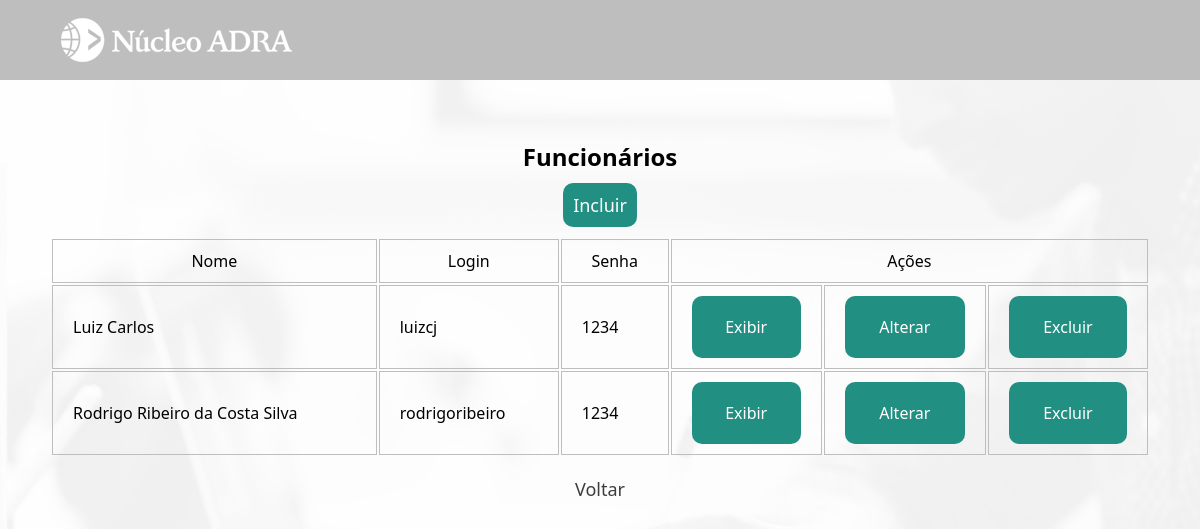
Page /institucional/funcionario/index.php on the committed database.
### tables this page shows
CREATE TABLE IF NOT EXISTS `administracao` (
  `id` smallint UNSIGNED NOT NULL AUTO_INCREMENT,
  `nome` varchar(30) NOT NULL,
  `login` varchar(20) NOT NULL,
  `senha` varchar(255) NOT NULL,
  `imagem` text NOT NULL,
  PRIMARY KEY (`id`)
);

### institucional/funcionario/index.php (the view, shortened to what this page needs)
<?php
    require_once "../../util/config.php";
    $idAluno = $_GET['i'];
    $sql = "SELECT * FROM administracao";
    $result = mysqli_query($link, $sql);
?>
<!DOCTYPE html>
<html lang="pt-br">
<head>
    <link rel="stylesheet" href="../../css/mural.css">
</head>
<body>
<header>
        <main>
            <div class="cabecalho-conteudo">
                <a href="../administrador.php?i=<?php echo $idAluno; ?>">
                <div id="logo" class="opcoes-nav">
                    <img src="../../imagens/nucleo-adra-branco-232x48.png" alt="logo-adra">
                </div>
                </a>
                <a href="../usuario.php?i=<?php echo $idAluno; ?>">
                <div id="perfil" class="opcoes-nav">
                </div>
                </a>
            </div>
        </main>
    </header>
<div class="container-admin">
    <h2>Funcionários</h2>
    <p><a href="create.php?i=<?php echo $idAluno; ?>" class="incluir">Incluir</a></p>
    <table border="0" class="tabela-admin">
        <tr class="tabela-titulo">
            <td><center>Nome</center></td>
            <td><center>Login</center></td>
            <td><center>Senha</center></td>
            <td colspan="4"><center>Ações</center></td>
        </tr>
        <?php while($row = mysqli_fetch_array($result)){?>
        <tr class="tabela-linha">
            <td><?php echo($row['nome'])?></td>
            <td><?php echo($row['login'])?></td>
            <td><?php echo($row['senha'])?></td>
            <td><?php echo('<a href="read.php?id='.$row['id'].'&i='.$idAluno.'" class="crud_link">Exibir</a>')?></td>
            <td><?php echo('<a href="update.php?id='.$row['id'].'&i='.$idAluno.'" class="crud_link">Alterar</a>')?></td>
            <td><?php echo('<a href="delete.php?id='.$row['id'].'&i='.$idAluno.'" class="crud_link">Excluir</a>')?></td>
        </tr>
        <?php } ?>
    </table>
    <div class="voltar">
        <p><a href='../administrador.php?i=<?php echo $idAluno; ?>'>Voltar</a></p>
    </div>
    </div>
</body>
</html>

### css/mural.css (style rules this page uses)
* { padding: 0; margin: 0; box-sizing: border-box; font-family:'Segoe UI', Tahoma, Geneva, Verdana, sans-serif; }
body { background: url("../imagens/Professor-icone-branco.png") no-repeat center center fixed; background-size: cover; -webkit-background-size: cover; -moz-background-size: cover; -o-background-size: cover; }
header { height: 10vh; background-color: #bebebe; display: flex; align-items: center; justify-content: center; }
main div { color: white; font-size: 20px; display: flex; justify-content: space-between; align-items: center; }
.cabecalho-conteudo { margin: 0 auto; padding: 0; display: flex; width: 90vw; height: 48px; justify-content: space-between; align-items: center; }
.opcoes-nav { display: flex; gap: 50px; height: 10vh; }
main a { text-decoration: none; }
#logo { cursor: pointer; }
#perfil { cursor: pointer; width: 48px; height: 48px; }
table { width: 100%; }
table td { border: 1px solid #bebebe; padding: 10px 20px; }
p { margin: 10px 0; font-size: 18px; }
.container-admin { padding: 50px; width: 100vw; display: flex; flex-direction: column; align-items: center; }
.incluir { cursor: pointer; background-color: #218f82; padding: 10px; border-radius: 10px; color: white; text-decoration: none; }
.crud_link { color: white; padding: 20px; display: flex; flex-direction: column; align-items: center; text-decoration: none; background-color: #218f82; border-radius: 10px; }
.container-admin h2 { margin: 10px 0; }
.tabela-admin { margin-top: 10px; }
.voltar a { display:flex; justify-content: center; text-decoration: none; cursor: pointer; padding: 10px; border-radius: 10px; color: rgb(61, 61, 61); }

### rows in the picture
administracao: nome "Luiz Carlos", login "luizcj", senha "1234"
administracao: nome "Rodrigo Ribeiro da Costa Silva", login "rodrigoribeiro", senha "1234"
